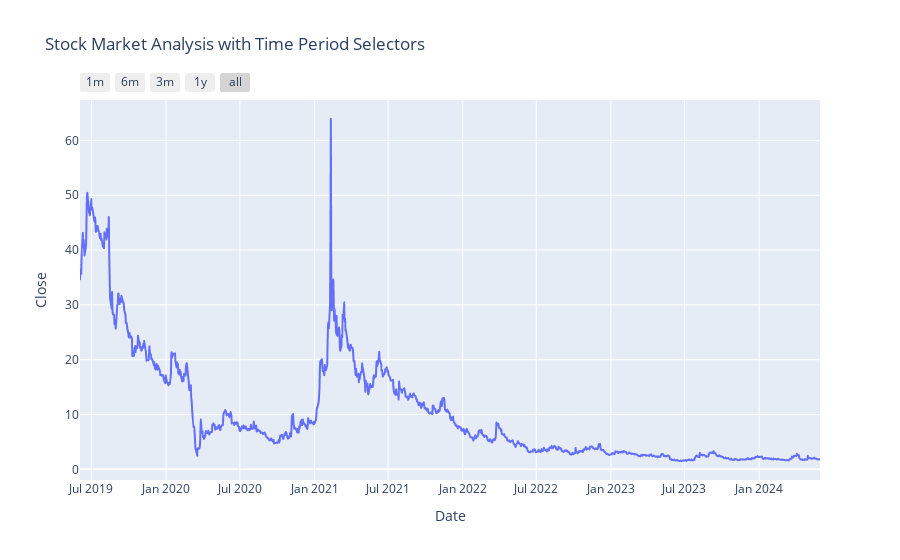

The cell this chart's notebook holds for it:
### Markdown cell above
### Interactive Time Period Selectors

### Code cell
time_selectors = px.line(data, 
                 x = 'Date',
                 y = 'Close',
                 title = 'Stock Market Analysis with Time Period Selectors')

time_selectors.update_xaxes(
    rangeselector = dict(
        buttons = list([
            dict(count = 1, 
                 label = '1m',
                 step = 'month',
                 stepmode = 'backward'),
            dict(count = 6,
                 label = '6m', 
                 step = 'month',
                 stepmode = 'backward'),
            dict(count = 3,
                 label = '3m',
                 step = 'month',
                 stepmode = 'backward'),
            dict(count = 1,
                 label = '1y', 
                 step = 'year',
                 stepmode = 'backward'),
            dict(step = 'all')
        ])
    )
)

time_selectors.show()

### Figure 1 — Plotly figure (JSON) as saved in the notebook; plotly's stock layout.template omitted (floating-point values rounded to 4 significant figures; data arrays with more than 128 entries replaced by an {"elided": "..."} marker saying what was removed)
{"data": [{"hovertemplate": "Date=%{x}<br>Close=%{y}<extra></extra>", "legendgroup": "", "line": {"color": "#636efa", "dash": "solid"}, "marker": {"symbol": "circle"}, "mode": "lines", "name": "", "showlegend": false, "type": "scattergl", "x": {"elided": "1258 str values"}, "xaxis": "x", "y": {"elided": "1258 float values"}, "yaxis": "y"}], "layout": {"autosize": true, "legend": {"tracegroupgap": 0}, "title": {"text": "Stock Market Analysis with Time Period Selectors"}, "xaxis": {"anchor": "y", "autorange": true, "domain": [0, 1], "range": ["2019-06-03", "2024-05-30"], "rangeselector": {"buttons": [{"count": 1, "label": "1m", "step": "month", "stepmode": "backward"}, {"count": 6, "label": "6m", "step": "month", "stepmode": "backward"}, {"count": 3, "label": "3m", "step": "month", "stepmode": "backward"}, {"count": 1, "label": "1y", "step": "year", "stepmode": "backward"}, {"step": "all"}]}, "title": {"text": "Date"}, "type": "date"}, "yaxis": {"anchor": "x", "autorange": true, "domain": [0, 1], "range": [-1.946, 67.38], "title": {"text": "Close"}, "type": "linear"}}}
